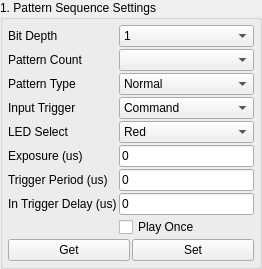
                       <widget class="QGroupBox" name="patternGroup">
                        <property name="title">
                         <string>1. Pattern Sequence Settings</string>
                        </property>
                        <layout class="QVBoxLayout" name="verticalLayout_7">
                         <property name="spacing">
                          <number>2</number>
                         </property>
                         <property name="leftMargin">
                          <number>5</number>
                         </property>
                         <property name="topMargin">
                          <number>5</number>
                         </property>
                         <property name="rightMargin">
                          <number>5</number>
                         </property>
                         <property name="bottomMargin">
                          <number>5</number>
                         </property>
                         <item>
                          <layout class="QFormLayout" name="formLayout_4">
                           <property name="fieldGrowthPolicy">
                            <enum>QFormLayout::AllNonFixedFieldsGrow</enum>
                           </property>
                           <property name="horizontalSpacing">
                            <number>2</number>
                           </property>
                           <property name="verticalSpacing">
                            <number>2</number>
                           </property>
                           <item row="0" column="0">
                            <widget class="QLabel" name="bitDepthLabel">
                             <property name="text">
                              <string>Bit Depth</string>
                             </property>
                            </widget>
                           </item>
                           <item row="0" column="1">
                            <widget class="QComboBox" name="bitDepth">
                             <item>
                              <property name="text">
                               <string>1</string>
                              </property>
                             </item>
                             <item>
                              <property name="text">
                               <string>2</string>
                              </property>
                             </item>
                             <item>
                              <property name="text">
                               <string>3</string>
                              </property>
                             </item>
                             <item>
                              <property name="text">
                               <string>4</string>
                              </property>
                             </item>
                             <item>
                              <property name="text">
                               <string>5</string>
                              </property>
                             </item>
                             <item>
                              <property name="text">
                               <string>6</string>
                              </property>
                             </item>
                             <item>
                              <property name="text">
                               <string>7</string>
                              </property>
                             </item>
                             <item>
                              <property name="text">
                               <string>8</string>
                              </property>
                             </item>
                            </widget>
                           </item>
                           <item row="1" column="0">
                            <widget class="QLabel" name="numPatternLabel">
                             <property name="text">
                              <string>Pattern Count</string>
                             </property>
                            </widget>
                           </item>
                           <item row="1" column="1">
                            <widget class="QComboBox" name="numPatterns">
                             <property name="editable">
                              <bool>false</bool>
                             </property>
                            </widget>
                           </item>
                           <item row="2" column="0">
                            <widget class="QLabel" name="PatternTypeLabel">
                             <property name="text">
                              <string>Pattern Type</string>
                             </property>
                            </widget>
                           </item>
                           <item row="2" column="1">
                            <widget class="QComboBox" name="PatternType">
                             <item>
                              <property name="text">
                               <string>Normal</string>
                              </property>
                             </item>
                             <item>
                              <property name="text">
                               <string>Inverted</string>
                              </property>
                             </item>
                             <item>
                              <property name="text">
                               <string>HW Pattern</string>
                              </property>
                             </item>
                            </widget>
                           </item>
                           <item row="3" column="0">
                            <widget class="QLabel" name="trigTypeLable">
                             <property name="text">
                              <string>Input Trigger</string>
                             </property>
                            </widget>
                           </item>
                           <item row="3" column="1">
                            <widget class="QComboBox" name="trigType">
                             <property name="currentIndex">
                              <number>0</number>
                             </property>
                             <item>
                              <property name="text">
                               <string>Command</string>
                              </property>
                             </item>
                             <item>
                              <property name="text">
                               <string>Auto</string>
                              </property>
                             </item>
                             <item>
                              <property name="text">
                               <string>External (Positive)</string>
                              </property>
                             </item>
                             <item>
                              <property name="text">
                               <string>External (Negative)</string>
                              </property>
                             </item>
                             <item>
                              <property name="text">
                               <string>Camera (Positive)</string>
                              </property>
                             </item>
                             <item>
                              <property name="text">
                               <string>Camera (Negative)</string>
                              </property>
                             </item>
                            </widget>
                           </item>
                           <item row="4" column="0">
                            <widget class="QLabel" name="LEDSelectLabel">
                             <property name="text">
                              <string>LED Select</string>
                             </property>
                            </widget>
                           </item>
                           <item row="4" column="1">
                            <widget class="QComboBox" name="LEDSelect">
                             <item>
                              <property name="text">
                               <string>Red</string>
                              </property>
                             </item>
                             <item>
                              <property name="text">
                               <string>Green</string>
                              </property>
                             </item>
                             <item>
                              <property name="text">
                               <string>Blue</string>
                              </property>
                             </item>
                             <item>
                              <property name="text">
                               <string>Multiple </string>
                              </property>
                             </item>
                            </widget>
                           </item>
                           <item row="5" column="0">
                            <widget class="QLabel" name="esposureTimeLabel">
                             <property name="text">
                              <string>Exposure (us)</string>
                             </property>
                            </widget>
                           </item>
                           <item row="5" column="1">
                            <widget class="QLineEdit" name="exposureTime">
                             <property name="toolTip">
                              <string>Refer to User's Guide</string>
                             </property>
                             <property name="text">
                              <string>0</string>
                             </property>
                            </widget>
                           </item>
                           <item row="6" column="0">
                            <widget class="QLabel" name="trigPeriodLabel">
                             <property name="text">
                              <string>Trigger Period (us)</string>
                             </property>
                            </widget>
                           </item>
                           <item row="6" column="1">
                            <widget class="QLineEdit" name="trigPeriod">
                             <property name="toolTip">
                              <string>&lt;!DOCTYPE HTML PUBLIC &quot;-//W3C//DTD HTML 4.0//EN&quot; &quot;http://www.w3.org/TR/REC-html40/strict.dtd&quot;&gt;
&lt;html&gt;&lt;head&gt;&lt;meta name=&quot;qrichtext&quot; content=&quot;1&quot; /&gt;&lt;style type=&quot;text/css&quot;&gt;
p, li { white-space: pre-wrap; }
&lt;/style&gt;&lt;/head&gt;&lt;body style=&quot; font-family:'MS Shell Dlg 2'; font-size:7.8pt; font-weight:400; font-style:normal;&quot;&gt;
&lt;p style=&quot; margin-top:0px; margin-bottom:0px; margin-left:0px; margin-right:0px; -qt-block-indent:0; text-indent:0px;&quot;&gt;&lt;span style=&quot; font-size:8pt;&quot;&gt;Range : 0 - 2000000&lt;/span&gt;&lt;/p&gt;&lt;/body&gt;&lt;/html&gt;</string>
                             </property>
                             <property name="text">
                              <string>0</string>
                             </property>
                            </widget>
                           </item>
                           <item row="7" column="0">
                            <widget class="QLabel" name="trigDelayLabel">
                             <property name="text">
                              <string>In Trigger Delay (us)</string>
                             </property>
                            </widget>
                           </item>
                           <item row="7" column="1">
                            <widget class="QLineEdit" name="trigDelay">
                             <property name="toolTip">
                              <string>&lt;!DOCTYPE HTML PUBLIC &quot;-//W3C//DTD HTML 4.0//EN&quot; &quot;http://www.w3.org/TR/REC-html40/strict.dtd&quot;&gt;
&lt;html&gt;&lt;head&gt;&lt;meta name=&quot;qrichtext&quot; content=&quot;1&quot; /&gt;&lt;style type=&quot;text/css&quot;&gt;
p, li { white-space: pre-wrap; }
&lt;/style&gt;&lt;/head&gt;&lt;body style=&quot; font-family:'MS Shell Dlg 2'; font-size:7.8pt; font-weight:400; font-style:normal;&quot;&gt;
&lt;p style=&quot; margin-top:0px; margin-bottom:0px; margin-left:0px; margin-right:0px; -qt-block-indent:0; text-indent:0px;&quot;&gt;&lt;span style=&quot; font-size:8pt;&quot;&gt;Range : 0 - 2000000&lt;/span&gt;&lt;/p&gt;&lt;/body&gt;&lt;/html&gt;</string>
                             </property>
                             <property name="text">
                              <string>0</string>
                             </property>
                            </widget>
                           </item>
                           <item row="8" column="1">
                            <widget class="QCheckBox" name="playCount">
                             <property name="text">
                              <string>Play Once</string>
                             </property>
                            </widget>
                           </item>
                          </layout>
                         </item>
                         <item>
                          <layout class="QHBoxLayout" name="horizontalLayout_8">
                           <property name="spacing">
                            <number>2</number>
                           </property>
                           <item>
                            <widget class="QPushButton" name="patternGetSetting">
                             <property name="text">
                              <string>Get</string>
                             </property>
                            </widget>
                           </item>
                           <item>
                            <widget class="QPushButton" name="patternSetSetting">
                             <property name="text">
                              <string>Set</string>
                             </property>
                            </widget>
                           </item>
                          </layout>
                         </item>
                        </layout>
                       </widget>
